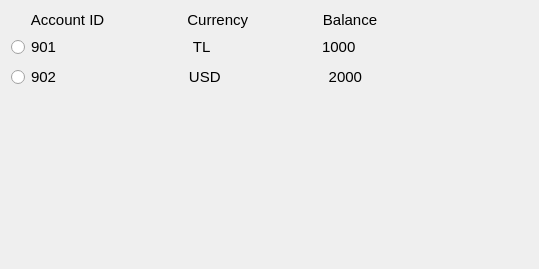
       <widget class="QWidget" name="DA_scrollAreaWidgetContents">
        <property name="geometry">
         <rect>
          <x>0</x>
          <y>0</y>
          <width>539</width>
          <height>269</height>
         </rect>
        </property>
        <layout class="QVBoxLayout" name="verticalLayout_6">
         <item>
          <widget class="QLabel" name="DA_account_columns">
           <property name="font">
            <font>
             <pointsize>11</pointsize>
            </font>
           </property>
           <property name="text">
            <string>     Account ID                    Currency                  Balance</string>
           </property>
          </widget>
         </item>
         <item>
          <widget class="QRadioButton" name="DA_radio_acc_1">
           <property name="font">
            <font>
             <pointsize>11</pointsize>
            </font>
           </property>
           <property name="text">
            <string>901                                 TL                           1000</string>
           </property>
          </widget>
         </item>
         <item>
          <widget class="QRadioButton" name="DA_radio_acc_2">
           <property name="font">
            <font>
             <pointsize>11</pointsize>
            </font>
           </property>
           <property name="text">
            <string>902                                USD                          2000</string>
           </property>
          </widget>
         </item>
         <item>
          <spacer name="DA_verticalSpacer">
           <property name="orientation">
            <enum>Qt::Vertical</enum>
           </property>
           <property name="sizeHint" stdset="0">
            <size>
             <width>20</width>
             <height>40</height>
            </size>
           </property>
          </spacer>
         </item>
        </layout>
       </widget>
